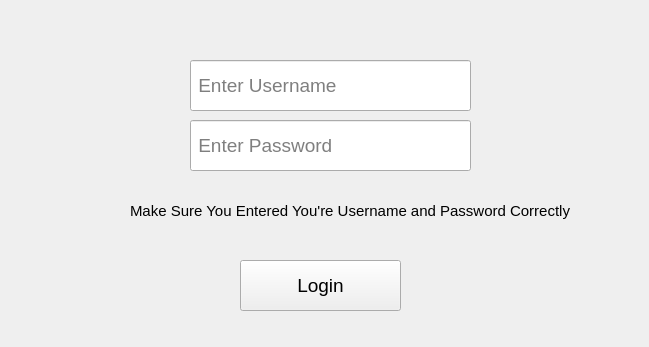
<?xml version="1.0" encoding="UTF-8"?>
<ui version="4.0">
 <class>Form</class>
 <widget class="QWidget" name="Form">
  <property name="geometry">
   <rect>
    <x>0</x>
    <y>0</y>
    <width>649</width>
    <height>347</height>
   </rect>
  </property>
  <property name="font">
   <font>
    <family>Segoe UI</family>
    <pointsize>14</pointsize>
   </font>
  </property>
  <property name="windowTitle">
   <string>Form</string>
  </property>
  <widget class="QPushButton" name="pushButton">
   <property name="geometry">
    <rect>
     <x>240</x>
     <y>260</y>
     <width>161</width>
     <height>51</height>
    </rect>
   </property>
   <property name="text">
    <string>Login</string>
   </property>
  </widget>
  <widget class="QLineEdit" name="lineEdit">
   <property name="geometry">
    <rect>
     <x>190</x>
     <y>60</y>
     <width>281</width>
     <height>51</height>
    </rect>
   </property>
   <property name="placeholderText">
    <string> Enter Username</string>
   </property>
  </widget>
  <widget class="QLineEdit" name="lineEdit_2">
   <property name="geometry">
    <rect>
     <x>190</x>
     <y>120</y>
     <width>281</width>
     <height>51</height>
    </rect>
   </property>
   <property name="placeholderText">
    <string> Enter Password</string>
   </property>
  </widget>
  <widget class="QLabel" name="label">
   <property name="geometry">
    <rect>
     <x>130</x>
     <y>180</y>
     <width>501</width>
     <height>61</height>
    </rect>
   </property>
   <property name="font">
    <font>
     <family>Segoe UI</family>
     <pointsize>11</pointsize>
    </font>
   </property>
   <property name="text">
    <string>Make Sure You Entered You're Username and Password Correctly</string>
   </property>
  </widget>
 </widget>
 <resources/>
 <connections/>
</ui>
